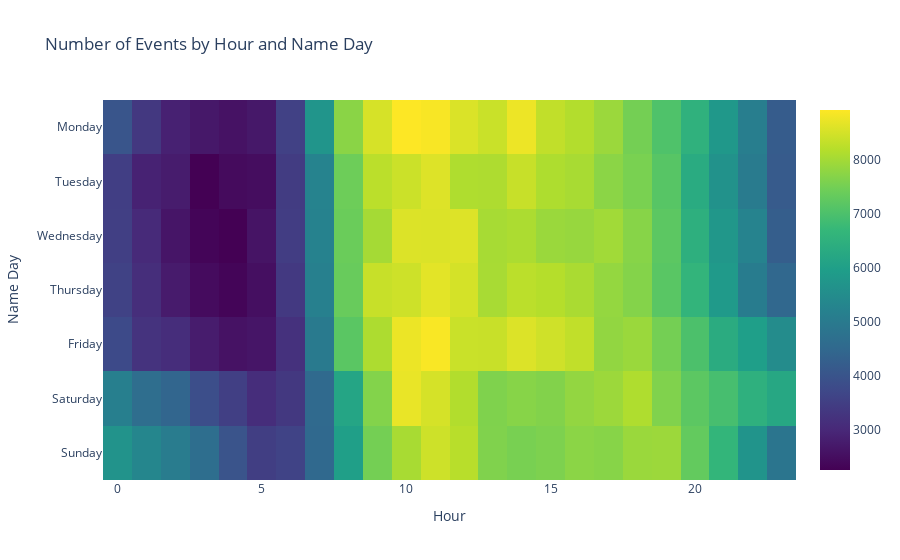

Notebook code for this chart:
### Code cell
import pandas as pd
import plotly.graph_objects as go

# Define the order of the days of the week
days_of_week_order = ['Sunday', 'Saturday', 'Friday', 'Thursday', 'Wednesday', 'Tuesday', 'Monday']

# Group by t0_hour and t0_NameDay, and count occurrences
grouped = interventions_dataset.groupby([interventions_dataset['t0_DayName'], interventions_dataset['t0_Hour']]).size().unstack().fillna(0)

# Reorder the rows according to the specified order of days
grouped = grouped.reindex(days_of_week_order)

# Create a heatmap
fig = go.Figure(data=go.Heatmap(
                   z=grouped.values,
                   x=grouped.columns,
                   y=grouped.index,
                   colorscale='Viridis'))

# Update layout
fig.update_layout(
    title='Number of Events by Hour and Name Day',
    xaxis_title='Hour',
    yaxis_title='Name Day'
)

# Show the figure
fig.show()

### Figure 1 — Plotly figure (JSON) as saved in the notebook; plotly's stock layout.template omitted (floating-point values rounded to 4 significant figures; data arrays with more than 128 entries replaced by an {"elided": "..."} marker saying what was removed)
{"data": [{"colorscale": [[0, "#440154"], [0.1111, "#482878"], [0.2222, "#3e4989"], [0.3333, "#31688e"], [0.4444, "#26828e"], [0.5556, "#1f9e89"], [0.6667, "#35b779"], [0.7778, "#6ece58"], [0.8889, "#b5de2b"], [1, "#fde725"]], "type": "heatmap", "x": [0, 1, 2, 3, 4, 5, 6, 7, 8, 9, 10, 11, 12, 13, 14, 15, 16, 17, 18, 19, 20, 21, 22, 23], "y": ["Sunday", "Saturday", "Friday", "Thursday", "Wednesday", "Tuesday", "Monday"], "z": {"elided": "7x24 int values"}}], "layout": {"title": {"text": "Number of Events by Hour and Name Day"}, "xaxis": {"title": {"text": "Hour"}}, "yaxis": {"title": {"text": "Name Day"}}}}
